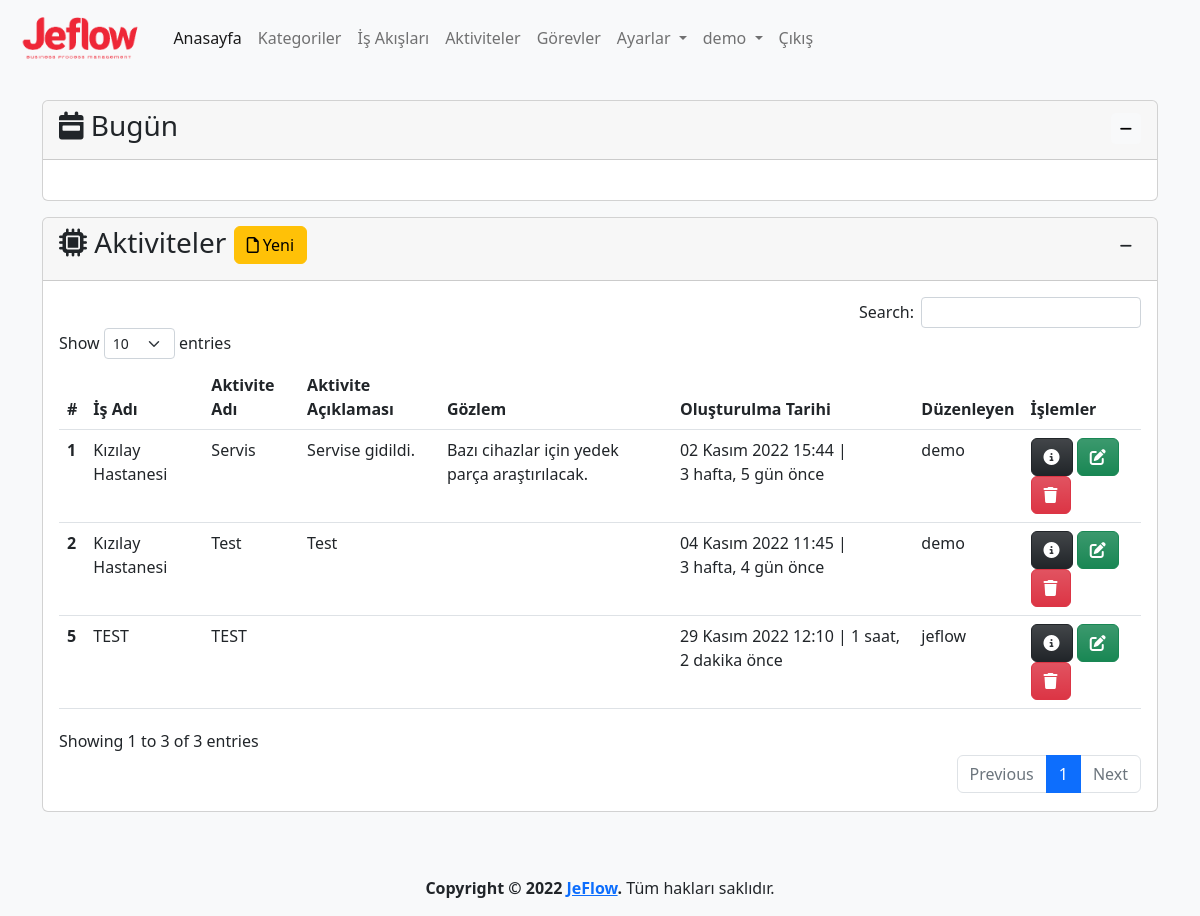
Page /activity/ (signed in) on the committed database.
### app/models.py (models this page shows, shortened)
class Activity(models.Model):
    process=models.ForeignKey(Process,on_delete=models.CASCADE,verbose_name='İş Adı')
    name=models.CharField(max_length=500,verbose_name='Aktivite Adı')
    description=models.TextField(verbose_name='Aktivite Açıklaması', blank=True,null=True)
    observation=models.TextField(verbose_name='Gözlem', blank=True,null=True)
    created_date=models.DateTimeField(auto_now_add=True, verbose_name='Oluşturulma Tarihi')
    user=models.ForeignKey(User,on_delete=models.CASCADE,verbose_name='Kullanıcı', blank=True, null=True)
    class Meta:
        verbose_name='Aktive'
        verbose_name_plural='Aktiviteler'

class Process(models.Model):
    category=models.ForeignKey(Category,on_delete=models.CASCADE,verbose_name='Kategori')
    name=models.CharField(max_length=500,verbose_name='İş Akış Adı')
    description=models.TextField(verbose_name='İş Akış Açıklaması', blank=True, null=True)
    state=models.ForeignKey(State, on_delete=models.SET_NULL,verbose_name='Durum', blank=True, null=True)
    created_date=models.DateTimeField(auto_now_add=True, verbose_name='Oluşturulma Tarihi')
    user=models.ForeignKey(User,on_delete=models.CASCADE,verbose_name='Kullanıcı', blank=True, null=True)
    def __str__(self):
        return self.name # + ' - ' + self.created_date.strftime("%d.%m.%Y, %H:%M:%S")
    class Meta:
        verbose_name='İş Akışı'
        verbose_name_plural='İş Akışları'

### app/views.py (the view, shortened to what this page needs)
# urls.py: path('activity/', views.activity, name='activity'),
@login_required(login_url='/user/login/')
def activity(request):
    activity_form=ActivityForm()
    activities = Activity.objects.order_by('created_date')
    context = {
        'activity_form':activity_form,
        'activities': activities
    }
    return render(request, 'app/activity.html', context)

### app/forms.py
class ActivityForm(forms.ModelForm):
    class Meta:
        model=Activity
        fields=('process','name','description','observation')

### templates/app/activity.html (shortened to what this page needs)
{% extends 'layout.html' %}
{% load humanize %}
{% block content %}
{% load crispy_forms_tags %}
<div class="row mt-3">
    <div class="col-md-12">
        <div class="card">
            <div class="card-header">
                <h3 class="card-title">
                    <i class="fa-solid fa-microchip"></i>
                    Aktiviteler
                    <button type="button" class="btn btn-warning" data-bs-toggle="modal"
                        data-bs-target="#activityModal">
                        <i class="fa-regular fa-file"></i>
                        Yeni
                    </button>
                    <div class="float-end">
                        <button class="btn btn-sm" type="button" data-bs-toggle="collapse"
                            data-bs-target="#collapseActivity" aria-expanded="false" aria-controls="collapseActivity">
                            <i class="fa-solid fa-minus"></i>
                        </button>
                    </div>
                </h3>
            </div>
            <div class="collapse show" id="collapseActivity">
                <div class="card-body">
                    {% if activities %}
                    <table id="activity" class="table table-hover">
                        <thead>
                            <tr>
                                <th scope="col">#</th>
                                <th scope="col">İş Adı</th>
                                <th scope="col">Aktivite Adı</th>
                                <th scope="col">Aktivite Açıklaması</th>
                                <th scope="col">Gözlem</th>
                                <th scope="col">Oluşturulma Tarihi</th>
                                <th scope="col">Düzenleyen</th>
                                <th scope="col">İşlemler</th>
                            </tr>
                        </thead>
                        <tbody>
                            {% for activity in activities %}
                            <tr>
                                <th scope="row">{{ activity.id }}</th>
                                <td>{{ activity.process }}</td>
                                <td>{{ activity.name }}</td>
                                <td>{{ activity.description | safe }}</td>
                                <td>{{ activity.observation }}</td>
                                <td>{{ activity.created_date }} | {{ activity.created_date | timesince}} önce</td>
                                <td>{{ activity.user }}</td>
                                <td>
                                    <a href="{% url 'activity_detail' activity.id %}" class="btn btn-dark bg-gradient"
                                        data-bs-toggle="popover" data-bs-trigger="hover" data-bs-title="Detaylar"
                                        data-bs-content="Seçili satırdaki kaydın detaylarını görüntüler.">
                                        <i class="fa-solid fa-circle-info"></i>
                                    </a>
                                    <a class="btn btn-success bg-gradient"
                                        href="{% url 'activity_update' activity.id %}" data-bs-toggle="popover"
                                        data-bs-trigger="hover" data-bs-title="Düzenle"
                                        data-bs-content="Seçili satırdaki kaydı düzenler.">
                                        <i class="fa-solid fa-pen-to-square"></i>
                                    </a>
                                    <a class="btn btn-danger bg-gradient" href="{% url 'activity_delete' activity.id %}"
                                        data-bs-toggle="popover" data-bs-trigger="hover" data-bs-title="Sil"
                                        data-bs-content="Seçili satırdaki kaydı siler.">
                                        <i class="fa-solid fa-trash"></i>
                                    </a>
                                </td>
                            </tr>
                            {% endfor %}
                        </tbody>
                    </table>
                    {% else %}
                    <div class="alert alert-warning">
                        <p>Aktivite bulunamadı.</p>
                    </div>
                    {% endif %}
                </div>
            </div>
        </div>
    </div>
</div>
{% endblock %}

### templates/layout.html (shortened to what this page needs)
{% load static %}
<!doctype html>
<html lang="tr">
<head>
  <link href="https://cdn.jsdelivr.net/npm/bootstrap@5.2.2/dist/css/bootstrap.min.css" rel="stylesheet"
>
  <link rel="stylesheet" href="{% static 'css/jeflow.css' %}">
  <link href="https://cdn.jsdelivr.net/npm/summernote@0.8.18/dist/summernote-lite.min.css" rel="stylesheet">
  <link href="https://cdn.jsdelivr.net/npm/select2@4.1.0-rc.0/dist/css/select2.min.css" rel="stylesheet" />
  <link rel="stylesheet" type="text/css" href="https://cdn.datatables.net/1.12.1/css/dataTables.bootstrap5.min.css">
  <link rel="stylesheet" type="text/css"
    href="https://cdn.datatables.net/responsive/2.3.0/css/responsive.dataTables.min.css">
  <link rel="stylesheet" type="text/css" href="https://cdn.datatables.net/buttons/2.2.3/css/buttons.bootstrap5.min.css">
</head>
<body class="bg-light">
  <header>
    <nav class="navbar navbar-expand-lg bg-light">
      <div class="container-fluid">
        <a class="navbar-brand" href="{% url 'index' %}">
          <img class="logo" src="{% static 'img/logo-text.png' %}" alt="JeFlow">
        </a>
        <div class="collapse navbar-collapse" id="navbarNavDropdown">
          <ul class="navbar-nav">
            <li class="nav-item">
              <a class="nav-link active" aria-current="page" href="{% url 'index' %}">Anasayfa</a>
            </li>
            {% if user.is_authenticated %}
            <li class="nav-item">
              <a class="nav-link" href="{% url 'category' %}">Kategoriler</a>
            </li>
            <li class="nav-item">
              <a class="nav-link" href="{% url 'process' %}">İş Akışları</a>
            </li>
            <li class="nav-item">
              <a class="nav-link" href="{% url 'activity' %}">Aktiviteler</a>
            </li>
            <li class="nav-item">
              <a class="nav-link" href="{% url 'task' %}">Görevler</a>
            </li>
            <li class="nav-item dropdown">
              <a class="nav-link dropdown-toggle" href="{% url 'settings' %}" role="button" data-bs-toggle="dropdown"
                aria-expanded="false">
                Ayarlar
              </a>
            </li>
            <li class="nav-item dropdown">
              <a class="nav-link dropdown-toggle" href="{% url 'profile' %}" role="button" data-bs-toggle="dropdown"
                aria-expanded="false">
                {{ user }}
              </a>
            </li>
            <li class="nav-item">
              <a class="nav-link" href="javascript:{document.getElementById('logout').submit()}">Çıkış</a>
            </li>
            {% else %}
            <li class="nav-item">
              <a class="nav-link" href="{% url 'register' %}">Kayıt Ol</a>
            </li>
            {% endif %}
          </ul>
        </div>
      </div>
    </nav>
  </header>
  <main>
    <div class="container mt-4">
      <div class="row mb-3">
        <div class="col">
          <div class="card">
            <div class="card-header">
              <h3 class="card-title">
                <i class="fa-solid fa-calendar-week"></i>
                Bugün
                <div class="float-end">
                  <button class="btn btn-light btn-sm" type="button" data-bs-toggle="collapse"
                    data-bs-target="#collapseZaman" aria-expanded="false" aria-controls="collapseZaman">
                    <i class="fa-solid fa-minus"></i>
                  </button>
                </div>
              </h3>
            </div>
            <div class="collapse show" id="collapseZaman">
              <div class="card-body text-center">
              </div>
            </div>
          </div>
        </div>
      </div>
      {% block content %}
      {% endblock %}
    </div>
  </main>
  <footer class="mt-5">
    <div class="d-flex flex-column justify-content-center align-items-center">
      <p><strong>Copyright &copy; 2022 <a href="{% url 'index' %}">JeFlow</a>.</strong> Tüm hakları saklıdır.</p>
    </div>
  </footer>
</body>
</html>

### static/css/jeflow.css (style rules this page uses)
img.logo { height: 50px; }

### rows in the picture
Activity: id "1", process "Kızılay Hastanesi", name "Servis", description "Servise gidildi.", observation "Bazı cihazlar için yedek parça araştırılacak.", created_date "02 Kasım 2022 15:44", created_date "3 hafta, 5 gün", user "demo"
Activity: id "2", process "Kızılay Hastanesi", name "Test", description "Test", created_date "04 Kasım 2022 11:45", created_date "3 hafta, 4 gün", user "demo"
Activity: id "5", process "TEST", name "TEST", created_date "29 Kasım 2022 12:10", created_date "1 saat, 2 dakika", user "jeflow"

### other values in the picture
{{ user }} "demo"
